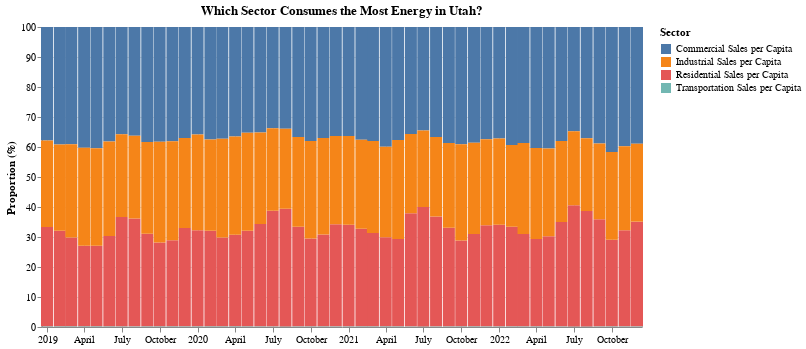

This figure's notebook cell:
### Markdown cell above
**Utah Static Bar Chart**

### Code cell
utah = df2_long[df2_long['State'] == 'Utah']

# Create the percent bar chart
utah_chart = alt.Chart(utah).mark_bar(size=12).encode(
    x=alt.X('Date:T', title=''),
    y=alt.Y('Percentage:Q', title='Proportion (%)', scale=alt.Scale(domain=[0, 100])),
    color='Sector:N',
    tooltip=['State', 'Sector', 'Percentage', 'AveragePercentage']
).properties(
    title='Which Sector Consumes the Most Energy in Utah?',
    width=600,
    height=300
)

utah_chart

### Figure 1 — Vega-Lite specification as saved in the notebook (floating-point values rounded to 4 significant figures; data arrays with more than 128 entries replaced by an {"elided": "..."} marker saying what was removed)
{"usermeta": {"embedOptions": {"theme": "latimes"}}, "config": {"view": {"continuousWidth": 300, "continuousHeight": 300}}, "data": {"name": "data-c80daa6028fda5c6f72d68910491a40e"}, "mark": {"type": "bar", "size": 12}, "encoding": {"color": {"field": "Sector", "type": "nominal"}, "tooltip": [{"field": "State", "type": "nominal"}, {"field": "Sector", "type": "nominal"}, {"field": "Percentage", "type": "quantitative"}, {"field": "AveragePercentage", "type": "quantitative"}], "x": {"field": "Date", "title": "", "type": "temporal"}, "y": {"field": "Percentage", "scale": {"domain": [0, 100]}, "title": "Proportion (%)", "type": "quantitative"}}, "height": 300, "title": "Which Sector Consumes the Most Energy in Utah?", "width": 600, "$schema": "https://vega.github.io/schema/vega-lite/v5.20.1.json", "datasets": {"data-c80daa6028fda5c6f72d68910491a40e": {"elided": "192 records"}}}
